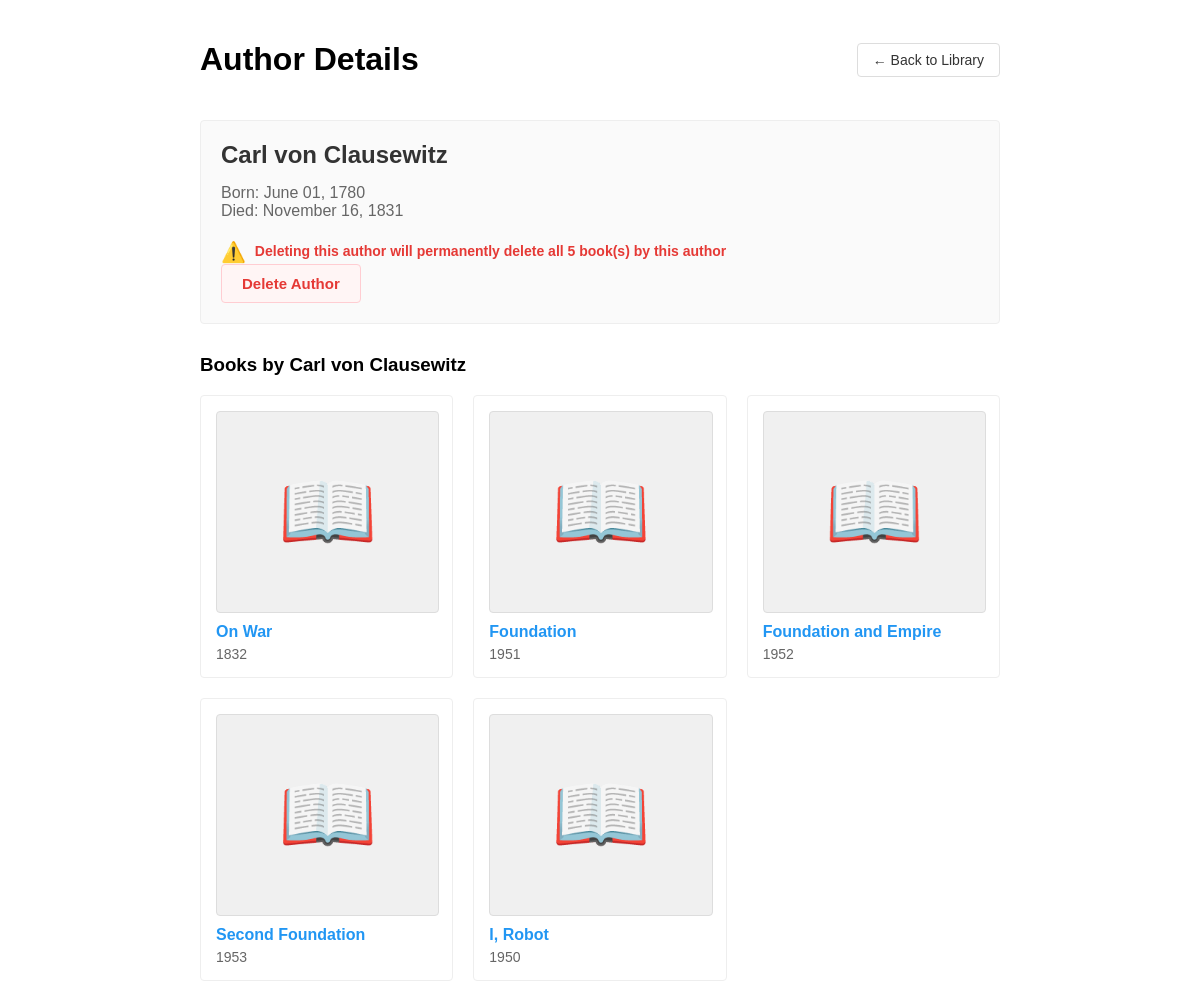
The page /author/6 on the database its author committed.
### data_models.py (models this page shows, shortened)
class Author(db.Model):
    __tablename__ = 'author'
    id = db.Column(db.Integer, primary_key=True, autoincrement=True)
    name = db.Column(db.String(100), nullable=False, unique=True)
    birth_date = db.Column(db.Date, nullable=False)
    date_of_death = db.Column(db.Date, nullable=True)
    books = db.relationship('Book', backref='author', lazy=True, cascade='all, delete-orphan')

class Book(db.Model):
    __tablename__ = 'book'
    id = db.Column(db.Integer, primary_key=True, autoincrement=True)
    isbn = db.Column(db.String(13), nullable=False, unique=True)
    title = db.Column(db.String(200), nullable=False)
    publication_year = db.Column(db.Integer, nullable=False)
    author_id = db.Column(db.Integer, db.ForeignKey('author.id'), nullable=False)

### app.py (the view)
@app.route('/author/<int:author_id>')
def author_detail(author_id):
    author = Author.query.get_or_404(author_id)
    for book in author.books:
        book.cover_url = get_book_cover(book.isbn)
    return render_template('author_detail.html', author=author)

### app.py (called while the page is built)
def get_book_cover(isbn):
    url = "https://covers.openlibrary.org/b/isbn/" + isbn + "-M.jpg"
    return url

### templates/author_detail.html (shortened to what this page needs)
<!DOCTYPE html>
<html>
<head>
</head>
<body>
<div class="header">
    <h1>Author Details</h1>
    <a href="{{ url_for('show_home') }}" class="nav-link">← Back to Library</a>
</div>
<div class="author-detail">
    <h2 class="author-name">{{ author.name }}</h2>
    <div class="author-meta">
        Born: {{ author.birth_date.strftime('%B %d, %Y') }}<br>
        {% if author.date_of_death %}
        Died: {{ author.date_of_death.strftime('%B %d, %Y') }}
        {% else %}
        Status: Living
        {% endif %}
    </div>
    <form action="{{ url_for('delete_author', author_id=author.id) }}" method="POST" class="delete-form"
          onsubmit="return confirm('⚠️ WARNING ⚠️\n\nYou are about to delete the author {{ author.name }}.\n\nThis will PERMANENTLY DELETE:\n- The author\n- ALL {{ author.books|length }} book(s) by this author\n\nThis action cannot be undone.\n\nAre you sure you want to proceed?');">
        <div class="warning-text">
            <span class="warning-icon">⚠️</span>
            Deleting this author will permanently delete all {{ author.books|length }} book(s) by this author
        </div>
        <button type="submit" class="delete-btn">Delete Author</button>
    </form>
</div>
<div class="books-section">
    <h3>Books by {{ author.name }}</h3>
    <div class="book-list">
        {% for book in author.books %}
        <div class="book-card">
            <div class="book-cover">
            </div>
            <a href="{{ url_for('book_detail', book_id=book.id) }}" class="book-title">{{ book.title }}</a>
            <span class="book-year">{{ book.publication_year }}</span>
        </div>
        {% else %}
        <p>No books found for this author.</p>
        {% endfor %}
    </div>
</div>
</body>
</html>

### templates/author_detail.html (style rules this page uses)
body { max-width: 800px; margin: 0 auto; padding: 20px; font-family: Arial, sans-serif; }
.header { display: flex; justify-content: space-between; align-items: center; margin-bottom: 20px; }
.nav-link { padding: 8px 15px; border: 1px solid #ddd; border-radius: 4px; background: white; color: #333; text-decoration: none; font-size: 14px; display: inline-flex; align-items: center; gap: 5px; }
.author-detail { background: #fafafa; padding: 20px; border-radius: 4px; border: 1px solid #eee; margin-bottom: 20px; }
.author-name { margin: 0 0 15px 0; color: #333; }
.author-meta { color: #666; margin-bottom: 20px; }
.books-section { margin-top: 30px; }
.book-list { display: grid; grid-template-columns: repeat(auto-fill, minmax(250px, 1fr)); gap: 20px; margin-top: 15px; }
.book-card { background: white; border: 1px solid #eee; border-radius: 4px; padding: 15px; display: flex; flex-direction: column; }
.book-cover { margin-bottom: 10px; }
.book-title { color: #2196F3; text-decoration: none; font-weight: bold; margin-bottom: 5px; }
.book-year { color: #666; font-size: 14px; }
.delete-form { margin-top: 20px; }
.delete-btn { background: #fff5f5; color: #e53935; border: 1px solid #ffcdd2; padding: 10px 20px; border-radius: 4px; cursor: pointer; font-size: 15px; font-weight: bold; }
.warning-text { color: #e53935; font-weight: bold; margin-top: 10px; font-size: 14px; }
.warning-icon { font-size: 20px; margin-right: 5px; vertical-align: middle; }

### rows shown on the page
Author: name "Carl von Clausewitz", birth_date "June 01, 1780", date_of_death "November 16, 1831"
Book: title "On War", publication_year "1832"
Book: title "Foundation", publication_year "1951"
Book: title "Foundation and Empire", publication_year "1952"
Book: title "Second Foundation", publication_year "1953"
Book: title "I, Robot", publication_year "1950"

### other values the page prints
{{ author.books|length }} "5"
